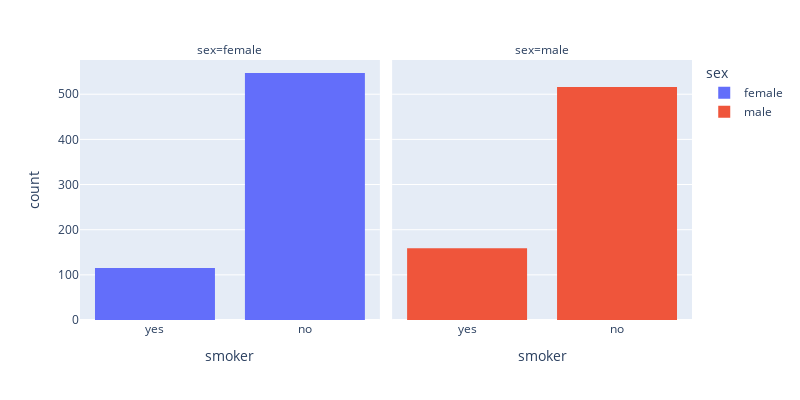

Here is the notebook cell this chart was saved with:
### Markdown cell above
Using the _plotly express_ library, find the distribution of the _smoker_ variable.

Use the _px.histogram()_ function with the following parameters:
* width = 800
* height = 400
* facet_col = 'sex'
* color = 'sex'

### Code cell
# enter solution here

px.histogram(df, x="smoker", width=800, height=400, facet_col="sex", color="sex")

### Figure 1 — Plotly figure (JSON) as saved in the notebook; plotly's stock layout.template omitted (floating-point values rounded to 4 significant figures; data arrays with more than 128 entries replaced by an {"elided": "..."} marker saying what was removed)
{"data": [{"alignmentgroup": "True", "bingroup": "x", "hovertemplate": "sex=female<br>smoker=%{x}<br>count=%{y}<extra></extra>", "legendgroup": "female", "marker": {"color": "#636efa", "pattern": {"shape": ""}}, "name": "female", "offsetgroup": "female", "orientation": "v", "showlegend": true, "type": "histogram", "x": {"elided": "662 str values"}, "xaxis": "x", "yaxis": "y"}, {"alignmentgroup": "True", "bingroup": "x", "hovertemplate": "sex=male<br>smoker=%{x}<br>count=%{y}<extra></extra>", "legendgroup": "male", "marker": {"color": "#EF553B", "pattern": {"shape": ""}}, "name": "male", "offsetgroup": "male", "orientation": "v", "showlegend": true, "type": "histogram", "x": {"elided": "675 str values"}, "xaxis": "x2", "yaxis": "y2"}], "layout": {"annotations": [{"font": {}, "showarrow": false, "text": "sex=female", "x": 0.245, "xanchor": "center", "xref": "paper", "y": 1, "yanchor": "bottom", "yref": "paper"}, {"font": {}, "showarrow": false, "text": "sex=male", "x": 0.755, "xanchor": "center", "xref": "paper", "y": 1, "yanchor": "bottom", "yref": "paper"}], "barmode": "relative", "height": 400, "legend": {"title": {"text": "sex"}, "tracegroupgap": 0}, "margin": {"t": 60}, "width": 800, "xaxis": {"anchor": "y", "domain": [0, 0.49], "title": {"text": "smoker"}}, "xaxis2": {"anchor": "y2", "domain": [0.51, 1], "matches": "x", "title": {"text": "smoker"}}, "yaxis": {"anchor": "x", "domain": [0, 1], "title": {"text": "count"}}, "yaxis2": {"anchor": "x2", "domain": [0, 1], "matches": "y", "showticklabels": false}}}
